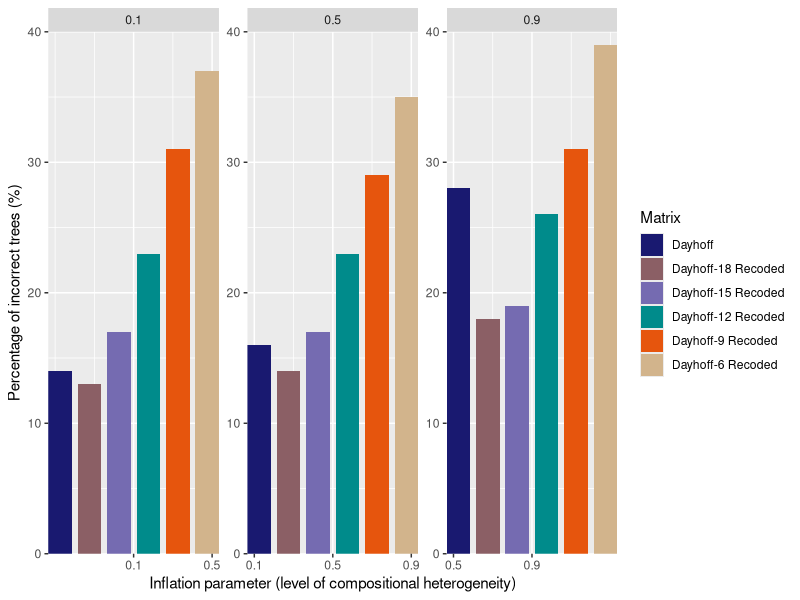

Write R code to recreate this figure.
data <- read.csv('comphet_proportion_nscheme.csv')
data$proportion <- data$proportion*100
names(data)[2]<-"percent"
library(ggplot2)
library(tidyverse)

data$type <- with(data,factor(type,levels = c('Dayhoff','Dayhoff-18 Recoded','Dayhoff-15 Recoded', 'Dayhoff-12 Recoded', 'Dayhoff-9 Recoded', 'Dayhoff-6 Recoded')))
b <- ggplot(data, aes(x=inflation.parameter, y=percent)) + 
  geom_bar(aes(fill=type), stat = "identity", position=position_dodge2(preserve = c("total"), padding = 0.2)) +
  facet_wrap(~inflation.parameter, scales = "free")

b + scale_x_continuous(name="Inflation parameter (level of compositional heterogeneity)", breaks =c(0.1, 0.5, 0.9), label=c("0.1","0.5","0.9"), expand = c(0, 0)) + 
  scale_y_continuous(name="Percentage of incorrect trees (%)", expand = c(0, 0), limits=c(0,40)) + 
  labs(fill="Matrix")  + scale_fill_manual(values=c("midnightblue", "lightpink4", "#756bb1","darkcyan", "#e6550d", "tan"))
